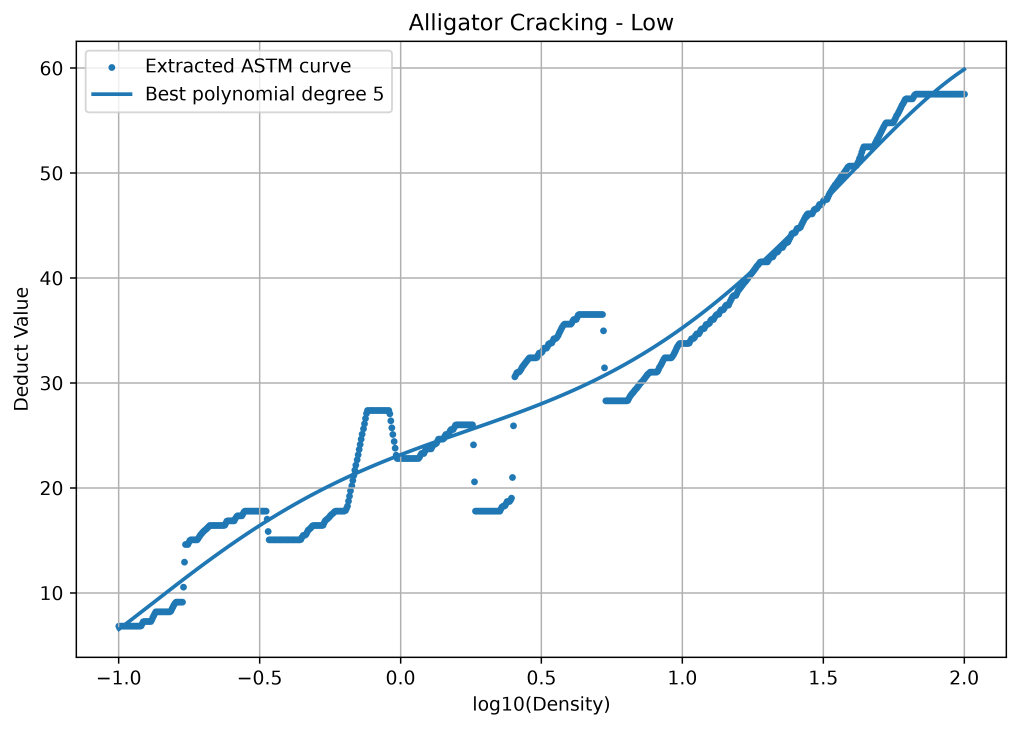
#> input picture Alligator_Cracking_Low_FIT.png, 3059 x 2185 px (shown at 1/3 size)
$ python -i pcievaluation.py   (imports and definitions only)
#> lines starting #> are read from the running program, lines starting #| are printed output that depends on the picture; after the words box and inside, x2 and y2 are one past the last pixel; in counts of white or black regions, pixels touching at a corner belong together
import cv2
import numpy as np
import matplotlib.pyplot as plt
import tkinter as tk
from tkinter import filedialog
import os
import json
import math


# ============================================================
# SETTINGS
# ============================================================

RESULT_FOLDER = "RESULTS"

# ------------------------------------------------------------
# GRAPH CROP
# ------------------------------------------------------------
# Change these only if your graph is located differently.

CROP_Y1 = 55
CROP_Y2 = 275
CROP_X1 = 50
CROP_X2 = 395


# ------------------------------------------------------------
# ASTM GRAPH X-AXIS LIMITS
# ------------------------------------------------------------
# log10(Density)
#
# Example:
# Density = 0.1  -> log10 = -1
# Density = 1    -> log10 = 0
# Density = 10   -> log10 = 1
# Density = 100  -> log10 = 2
#
# Change these if your ASTM graph has different limits.

LOG_DENSITY_MIN = -1.0
LOG_DENSITY_MAX = 2.0


# ------------------------------------------------------------
# DEDUCT VALUE AXIS
# ------------------------------------------------------------

DV_MIN = 0.0
DV_MAX = 100.0


# ------------------------------------------------------------
# CURVE PROCESSING
# ------------------------------------------------------------

SMOOTH_WINDOW = 7

MIN_COMPONENT_AREA = 8


# ------------------------------------------------------------
# POLYNOMIAL DEGREES TO TEST
# ------------------------------------------------------------

POLYNOMIAL_DEGREES = [2, 3, 4, 5]


# ============================================================
# DISTRESS TYPES
# ============================================================

DISTRESSES = [

    "Alligator Cracking",

    "Bleeding",

    "Rutting",

    "Swell",

    "Bumps and Sags",

    "Potholes",

    "Patching"

]


# ============================================================
# SEVERITY LEVELS
# ============================================================

SEVERITIES = [

    "Low",

    "Medium",

    "High"

]


# ============================================================
# GLOBAL VARIABLES
# ============================================================

INPUT_IMAGES = []

GENERATED_EQUATIONS = {}


# ============================================================
# CREATE RESULT FOLDER
# ============================================================

# [4 lines not run here, left out]


# ============================================================
# HEADER
# ============================================================

# [285 lines left out: functions header, select_images, not called in this run]


# ============================================================
# REMOVE SMALL COMPONENTS
# ============================================================

def remove_small_components(binary):

    num_labels, labels, stats, centroids = \
        cv2.connectedComponentsWithStats(
            binary,
            connectivity=8
        )


    cleaned = np.zeros_like(
        binary
    )


    for i in range(
        1,
        num_labels
    ):

        area = stats[
            i,
            cv2.CC_STAT_AREA
        ]


        if area >= MIN_COMPONENT_AREA:

            cleaned[
                labels == i
            ] = 255


    return cleaned


# ============================================================
# PROCESS ONE IMAGE
# ============================================================

def process_image(
    file_path
):

    # --------------------------------------------------------
    # READ IMAGE
    # --------------------------------------------------------

#> called with file_path = 'Alligator_Cracking_Low_FIT.png'
    img = cv2.imread(
        file_path
    )
#> img is the input picture: shape (2185, 3059, 3); mean B, G, R 248.8, 247.9, 246.5


    if img is None:

        print(
            "ERROR: Image could not be read."
        )

        return None


    # --------------------------------------------------------
    # CROP GRAPH
    # --------------------------------------------------------

    crop = img[
        CROP_Y1:CROP_Y2,
        CROP_X1:CROP_X2
    ]
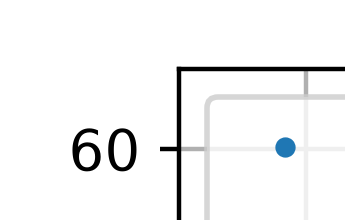
#> crop: shape (220, 345, 3); mean B, G, R 245, 244.8, 244.4


    if crop.size == 0:

        print(
            "ERROR: Invalid crop."
        )

        return None


    # --------------------------------------------------------
    # GRAYSCALE
    # --------------------------------------------------------

    gray = cv2.cvtColor(
        crop,
        cv2.COLOR_BGR2GRAY
    )


    # --------------------------------------------------------
    # CONTRAST ENHANCEMENT
    # --------------------------------------------------------

    clahe = cv2.createCLAHE(

        clipLimit=2.0,

        tileGridSize=(8, 8)

    )


    enhanced = clahe.apply(
        gray
    )


    # --------------------------------------------------------
    # ADAPTIVE THRESHOLD
    # --------------------------------------------------------

    binary = cv2.adaptiveThreshold(

        enhanced,

        255,

        cv2.ADAPTIVE_THRESH_GAUSSIAN_C,

        cv2.THRESH_BINARY_INV,

        21,

        5

    )
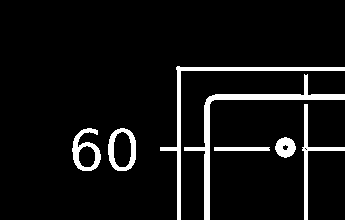
#> binary: shape (220, 345); 6.9% white; 7 white regions, largest, box (x1, y1, x2, y2) and area: (184, 74, 345, 220) 1679, (160, 66, 345, 220) 1342, (302, 104, 345, 220) 617


    # ========================================================
    # HORIZONTAL GRID
    # ========================================================

    horizontal_kernel = \
        cv2.getStructuringElement(

            cv2.MORPH_RECT,

            (35, 1)

        )


    horizontal = cv2.morphologyEx(

        binary,

        cv2.MORPH_OPEN,

        horizontal_kernel

    )
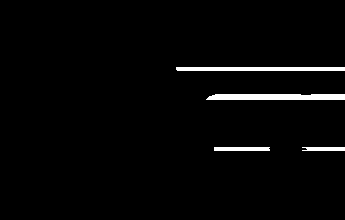
#> horizontal: shape (220, 345); 2.5% white; 4 white regions, box (x1, y1, x2, y2) and area: (206, 94, 345, 100) 803, (176, 67, 345, 71) 675, (214, 147, 270, 151) 223, (302, 147, 345, 151) 163


    # ========================================================
    # VERTICAL GRID
    # ========================================================

    vertical_kernel = \
        cv2.getStructuringElement(

            cv2.MORPH_RECT,

            (1, 35)

        )


    vertical = cv2.morphologyEx(

        binary,

        cv2.MORPH_OPEN,

        vertical_kernel

    )
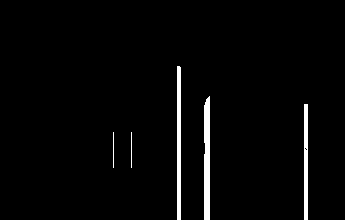
#> vertical: shape (220, 345); 2.5% white; 5 white regions, box (x1, y1, x2, y2) and area: (204, 96, 210, 220) 712, (177, 66, 181, 220) 615, (304, 104, 308, 220) 462, (113, 132, 114, 168) 36, (131, 132, 132, 168) 36


    # ========================================================
    # REMOVE GRID
    # ========================================================

    grid = cv2.bitwise_or(

        horizontal,

        vertical

    )
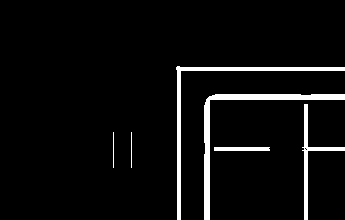
#> grid: shape (220, 345); 4.9% white; 6 white regions, box (x1, y1, x2, y2) and area: (204, 94, 345, 220) 1505, (176, 66, 345, 220) 1274, (302, 104, 345, 220) 614, (214, 147, 270, 151) 223, (113, 132, 114, 168) 36, (131, 132, 132, 168) 36


    curve_mask = cv2.subtract(

        binary,

        grid

    )
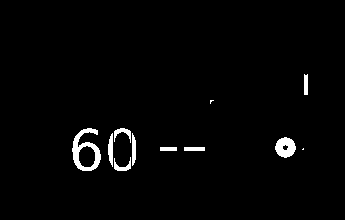
#> curve_mask: shape (220, 345); 2% white; 11 white regions (2 under 20 px), largest, box (x1, y1, x2, y2) and area: (72, 128, 101, 171) 532, (275, 137, 296, 158) 309, (108, 133, 113, 167) 125


    # ========================================================
    # MORPHOLOGICAL CLEANING
    # ========================================================

    kernel = cv2.getStructuringElement(

        cv2.MORPH_ELLIPSE,

        (3, 3)

    )


    curve_mask = cv2.morphologyEx(

        curve_mask,

        cv2.MORPH_OPEN,

        kernel

    )
#> curve_mask: shape (220, 345); 1.9% white; 9 white regions, largest, box (x1, y1, x2, y2) and area: (72, 128, 101, 171) 529, (275, 137, 296, 158) 309, (108, 135, 113, 164) 116


    curve_mask = cv2.morphologyEx(

        curve_mask,

        cv2.MORPH_CLOSE,

        kernel

    )
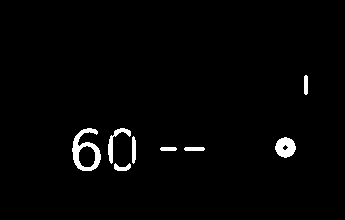
#> curve_mask: shape (220, 345); 1.9% white; 8 white regions, largest, box (x1, y1, x2, y2) and area: (72, 128, 101, 171) 531, (275, 137, 296, 158) 312, (108, 128, 131, 164) 206


    # ========================================================
    # REMOVE SMALL COMPONENTS
    # ========================================================

    curve_mask = remove_small_components(

        curve_mask

    )
#> in remove_small_components, `num_labels, labels, stats, centroids = \ cv2.connectedComponentsWithSt..`: labels: shape (220, 345) int32; 9 distinct labels, from 0 to 8
#> in remove_small_components, `num_labels, labels, stats, centroids = \ cv2.connectedComponentsWithSt..`: num_labels = 9; stats = [[0, 0, 345, 220, 74448], [304, 75, 4, 20, 76], [72, 128, 29, 43, 531], [108, 128, 23, 36, 206], [132, 136, 4, 28, 100], [275, 137, 21, 21, 312], [160, 147, 17, 4, 64], [184, 147, 21, 4, 80], [114, 163, 17, 8, 83]]; centroids = [[172.3, 108.8], [305.5, 84.5], [85.14, 150.1], [115.3, 141.4], [133.4, 149.5], [285, 147], [168, 148.5], [194, 148.5], [121.8, 167.3]]
#> the loop in remove_small_components, `for i in range( 1, num_labels ): ` made 8 passes
#> area on passes 1 to 8: 76, 531, 206, 100, 312, 64, 80, 83


    # ========================================================
    # CURVE EXTRACTION
    #
    # We follow a continuous curve instead of simply
    # selecting the middle pixel.
    # ========================================================

    height, width = curve_mask.shape
#> height = 220; width = 345


    points_x = []

    points_y = []


    previous_y = None


    for x in range(width):

        y_pixels = np.where(

            curve_mask[:, x] > 0

        )[0]


        if len(y_pixels) == 0:

            continue


        # ----------------------------------------------------
        # FIRST POINT
        # ----------------------------------------------------

        if previous_y is None:

            y = np.median(
                y_pixels
            )


        else:

            # ------------------------------------------------
            # Find pixel closest to previous curve point
            # ------------------------------------------------

            distances = np.abs(

                y_pixels
                -
                previous_y

            )


            index = np.argmin(
                distances
            )


            y = y_pixels[
                index
            ]


        # ----------------------------------------------------
        # REJECT VERY LARGE JUMPS
        # ----------------------------------------------------

        if previous_y is not None:

            if abs(
                y - previous_y
            ) > 25:

                local_pixels = y_pixels[
                    np.abs(
                        y_pixels
                        -
                        previous_y
                    ) <= 25
                ]


                if len(
                    local_pixels
                ) == 0:

                    continue


                y = local_pixels[
                    np.argmin(
                        np.abs(
                            local_pixels
                            -
                            previous_y
                        )
                    )
                ]


        points_x.append(
            x
        )

        points_y.append(
            y
        )


        previous_y = y
#> this loop made 345 passes
#> (distances, index, y) on passes 82 to 91: ([19, 18, 17, 16, 15, 14, 5, 4, 3, 2, 1, 16, 17, 18, 19, 20], 10, 148), ([18, 17, 16, 15, 14, 5, 4, 3, 2, 1, 18, 19, 20, 21, 22], 9, 147), ([18, 17, 16, 15, 14, 4, 3, 2, 1, 19, 20, 21, 22, 23], 8, 146), ([17, 16, 15, 14, 3, 2, 1, 0, 21, 22, 23, 24], 7, 146), ([17, 16, 15, 14, 4, 3, 2, 1, 0, 21, 22, 23, 24], 8, 146), ([17, 16, 15, 14, 4, 3, 2, 1, 21, 22, 23, 24], 7, 145), ([17, 16, 15, 14, 13, 3, 2, 1, 0, 22, 23, 24, 25], 8, 145), ([17, 16, 15, 14, 13, 3, 2, 1, 0, 1, 22, 23, 24, 25], 8, 145), ([17, 16, 15, 14, 3, 2, 1, 0, 1, 22, 23, 24, 25], 7, 145), ([17, 16, 15, 14, 13, 2, 1, 0, 1, 22, 23, 24, 25], 7, 145)
#> (index, y) on passes 74 to 79: (8, 149), (11, 149), (13, 149), (14, 149), (15, 149), (13, 149)
#> after the loop, local_pixels = empty array; points_x = 115 values from 72 to 295; points_y = 115 values, max 154 at index 28, min 131 at index 42, mean 145.5


    # --------------------------------------------------------
    # CHECK POINTS
    # --------------------------------------------------------

    if len(points_x) < 20:

        print(
            "ERROR: Not enough curve points found."
        )

        return None


    points_x = np.array(
        points_x,
        dtype=float
    )


    points_y = np.array(
        points_y,
        dtype=float
    )


    # ========================================================
    # MEDIAN SMOOTHING
    # ========================================================

    smooth_y = points_y.copy()
#> smooth_y has the same summary as points_y

    w = SMOOTH_WINDOW


    for i in range(

        w,

        len(points_y) - w

    ):

        smooth_y[i] = np.median(

            points_y[
                i-w:i+w+1
            ]

        )
#> this loop made 101 passes
#> after the loop, smooth_y = 115 values, max 150 at index 103, min 131 at index 42, mean 145.1


    points_y = smooth_y
#> points_y has the same summary as smooth_y


    # ========================================================
    # PIXEL X -> ASTM LOG DENSITY
    # ========================================================

    log_density = (

        LOG_DENSITY_MIN

        +

        (
            points_x
            /
            (width - 1)
        )

        *

        (
            LOG_DENSITY_MAX
            -
            LOG_DENSITY_MIN
        )

    )
#> log_density = 115 values from -0.372 to 1.57


    # ========================================================
    # PIXEL Y -> DEDUCT VALUE
    # ========================================================

    deduct = (

        DV_MAX

        -

        (
            points_y
            /
            (height - 1)
        )

        *

        (
            DV_MAX
            -
            DV_MIN
        )

    )
#> deduct = 115 values, max 40.18 at index 42, min 31.51 at index 103, mean 33.73


    # ========================================================
    # LIMIT DV
    # ========================================================

    deduct = np.clip(

        deduct,

        DV_MIN,

        DV_MAX

    )


    # ========================================================
    # OUTLIER REMOVAL
    # ========================================================

    if len(deduct) > 20:

        median = np.median(
            deduct
        )
#> median = 32.42


        mad = np.median(

            np.abs(

                deduct
                -
                median

            )

        )
#> mad = 0.457


        if mad > 0:

            robust_z = (

                np.abs(

                    deduct
                    -
                    median

                )

                /

                (
                    1.4826
                    *
                    mad
                )

            )
#> robust_z = 115 values, max 11.47 at index 42, min 0 at index 9, mean 2.33


            keep = (
                robust_z < 6
            )


            points_x = points_x[
                keep
            ]
#> points_x = 94 values from 72 to 295

            points_y = points_y[
                keep
            ]
#> points_y = 94 values, max 150 at index 82, min 140 at index 34, mean 147.8

            log_density = \
                log_density[
                    keep
                ]
#> log_density = 94 values from -0.372 to 1.57

            deduct = \
                deduct[
                    keep
                ]
#> deduct = 94 values, max 36.07 at index 34, min 31.51 at index 82, mean 32.49


    # ========================================================
    # RETURN DATA
    # ========================================================

    return {

        "log_density":
            log_density,

        "deduct":
            deduct,

        "pixel_x":
            points_x,

        "pixel_y":
            points_y,

        "curve_mask":
            curve_mask,

        "crop":
            crop

    }


# ============================================================
# COMBINE MULTIPLE IMAGES
# ============================================================

# [1882 lines left out: functions combine_curves, calculate_r2, calculate_rmse, find_best_polynomial, format_equation, generate_equations and 4 more, not called in this run]


# ============================================================
# RUN PROGRAM
# ============================================================

# [3 lines not run here, left out]

>>> result = process_image('Alligator_Cracking_Low_FIT.png')
#> result = 6 items
